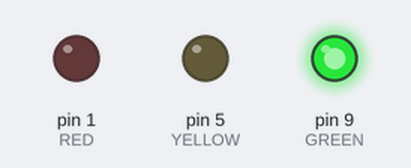
A sketch run on a simulated Arduino Uno, built with avr-gcc and run on an emulated ATmega328P. Shown: output pins drawn as LEDs (lit = HIGH).

Above: at 5.0 s.
At 12.5 s:
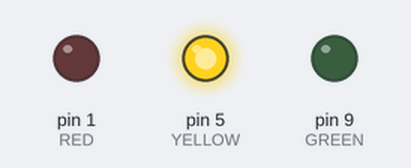
At 30.0 s:
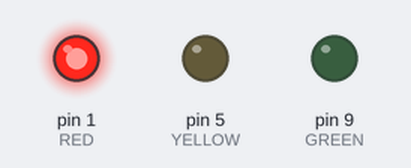
At 45.2 s:
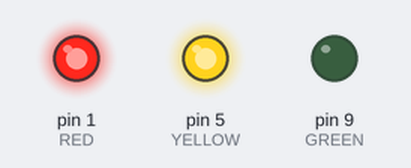
Timing chart, 0 to 59.2 s (numbered marks = the images above):
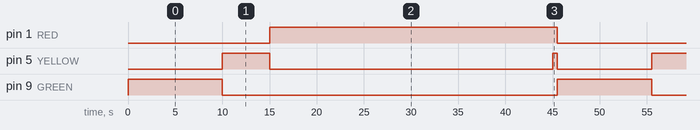

The sketch:

sketch.ino
```cpp
#define RED 1
#define YELLOW 5
#define GREEN 9
void setup()
{
pinMode(RED,OUTPUT);
pinMode(YELLOW,OUTPUT);
pinMode(GREEN,OUTPUT);
}
void loop()
{
 digitalWrite(GREEN, HIGH);
 delay(10000);

digitalWrite(GREEN, LOW);
digitalWrite(YELLOW, HIGH);
delay(5000);

digitalWrite(YELLOW, LOW);
digitalWrite(RED, HIGH);
delay(30000);


digitalWrite(YELLOW, HIGH);
delay(500);
digitalWrite(YELLOW, LOW);
digitalWrite(RED, LOW);
}
```

Measured:
- by itself, pin 1 (RED): alternates HIGH for 30.5 s and LOW for 15.0 s
- by itself, pin 5 (YELLOW): repeats every 45.5 s: LOW 30.0 s, HIGH 0.50 s, LOW 10.0 s, HIGH 5.0 s
- by itself, pin 9 (GREEN): alternates HIGH for 10.0 s and LOW for 35.5 s
